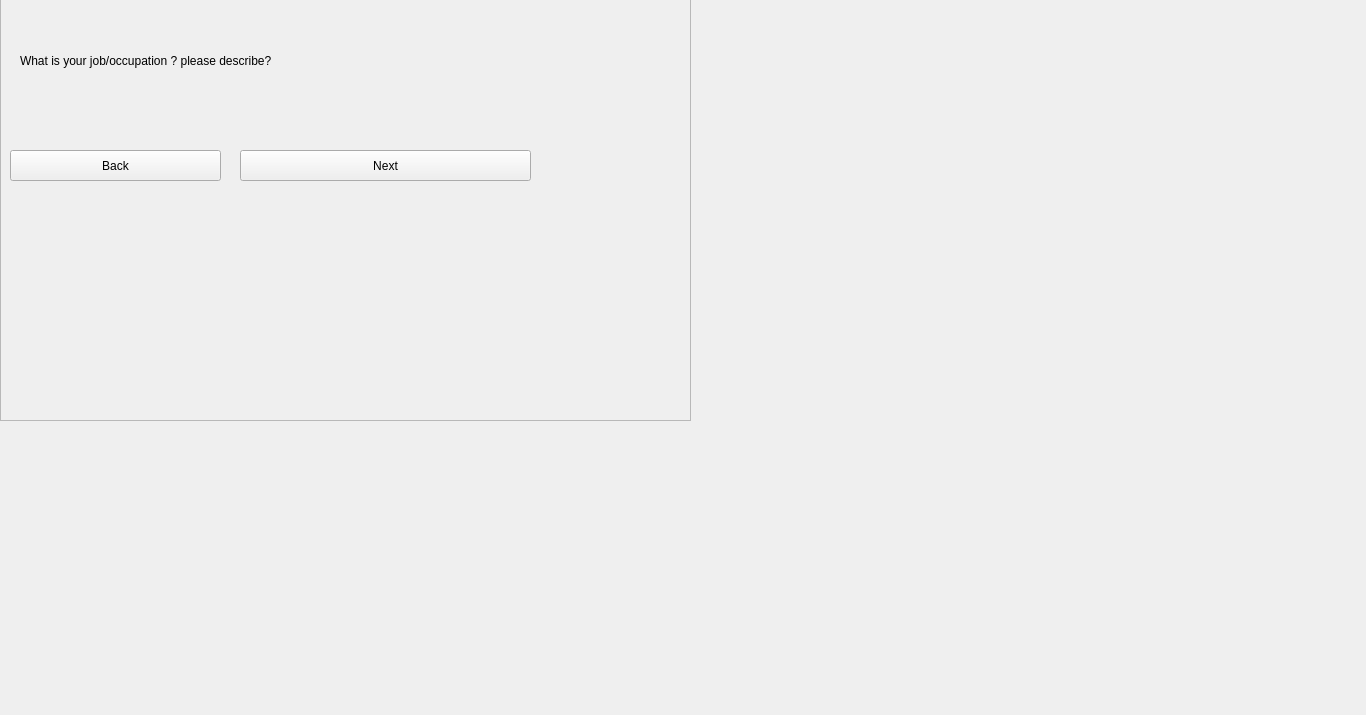
<?xml version="1.0" encoding="UTF-8"?>
<ui version="4.0">
 <class>MainWindow</class>
 <widget class="QMainWindow" name="MainWindow">
  <property name="geometry">
   <rect>
    <x>0</x>
    <y>0</y>
    <width>1366</width>
    <height>715</height>
   </rect>
  </property>
  <property name="windowTitle">
   <string>MainWindow</string>
  </property>
  <widget class="QWidget" name="centralwidget">
   <widget class="QFrame" name="frame">
    <property name="geometry">
     <rect>
      <x>0</x>
      <y>-30</y>
      <width>691</width>
      <height>451</height>
     </rect>
    </property>
    <property name="frameShape">
     <enum>QFrame::StyledPanel</enum>
    </property>
    <property name="frameShadow">
     <enum>QFrame::Raised</enum>
    </property>
    <widget class="QPushButton" name="pushButton">
     <property name="geometry">
      <rect>
       <x>240</x>
       <y>180</y>
       <width>291</width>
       <height>31</height>
      </rect>
     </property>
     <property name="text">
      <string>Next</string>
     </property>
    </widget>
    <widget class="QLabel" name="label">
     <property name="geometry">
      <rect>
       <x>20</x>
       <y>70</y>
       <width>501</width>
       <height>41</height>
      </rect>
     </property>
     <property name="text">
      <string>What is your job/occupation ? please describe?</string>
     </property>
    </widget>
    <widget class="QPushButton" name="pushButton_2">
     <property name="geometry">
      <rect>
       <x>10</x>
       <y>180</y>
       <width>211</width>
       <height>31</height>
      </rect>
     </property>
     <property name="text">
      <string>Back</string>
     </property>
    </widget>
    <widget class="QLabel" name="label_2">
     <property name="geometry">
      <rect>
       <x>10</x>
       <y>230</y>
       <width>501</width>
       <height>41</height>
      </rect>
     </property>
     <property name="text">
      <string/>
     </property>
    </widget>
   </widget>
  </widget>
 </widget>
 <resources/>
 <connections/>
</ui>
